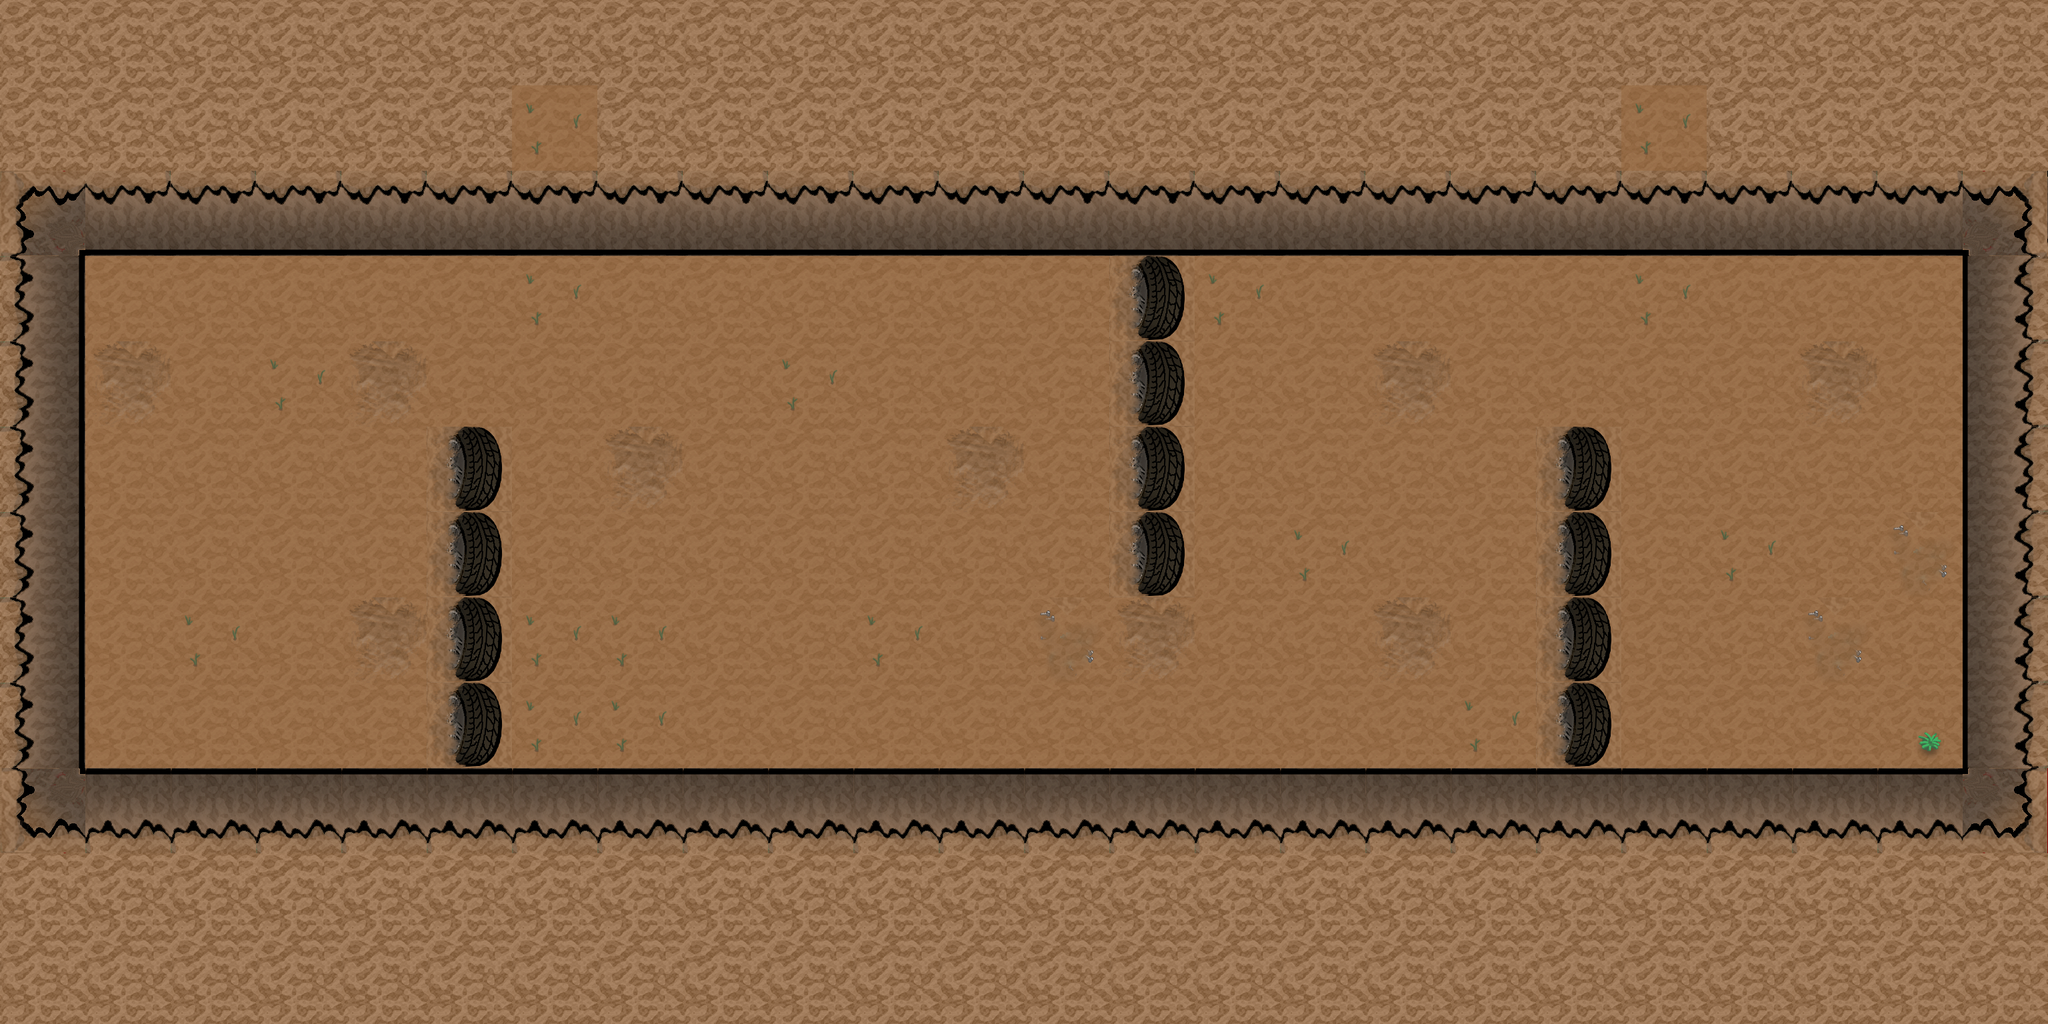

This game map was drawn from its Tiled (.tmx) file and the tilesets committed beside it. A one-line description and the full map source follow:
An orthogonal 24x12 tile map with 128x128 px tiles, 1 tile layer (Capa de Patrones 1) and 6 objects (4x enemigo, bomba).

<map version="1.0" orientation="orthogonal" renderorder="right-down" width="24" height="12" tilewidth="128" tileheight="128" nextobjectid="16">
 <tileset firstgid="1" name="Tileset_zon2" tilewidth="128" tileheight="128" tilecount="36" columns="4">
  <image source="../../Mapa/Tilesets/Tileset_zon2.png" width="512" height="1152" />
 </tileset>
 <layer name="Capa de Patrones 1" width="24" height="12">
  <data encoding="csv">
4,4,4,4,4,4,4,4,4,4,4,4,4,4,4,4,4,4,4,4,4,4,4,4,
4,4,4,4,4,4,11,4,4,4,4,4,4,4,4,4,4,4,4,11,4,4,4,4,
17,14,14,14,14,14,14,14,14,14,14,14,14,14,14,14,14,14,14,14,14,14,14,18,
13,5,5,5,5,5,11,5,5,5,5,5,5,27,11,5,5,5,5,11,5,5,5,15,
13,7,5,11,7,5,5,5,5,11,5,5,5,27,5,5,7,5,5,5,5,7,5,15,
13,5,5,5,5,27,5,7,5,5,5,7,5,27,5,5,5,5,27,5,5,5,5,15,
13,5,5,5,5,27,5,5,5,5,5,5,5,27,5,11,5,5,27,5,11,5,12,15,
13,5,11,5,7,27,11,11,5,5,11,5,12,7,5,5,7,5,27,5,5,12,5,15,
13,5,5,5,5,27,11,11,5,5,5,5,5,5,5,5,5,11,27,5,5,5,10,15,
20,16,16,16,16,16,16,16,16,16,16,16,16,16,16,16,16,16,16,16,16,16,16,19,
4,4,4,4,4,4,4,4,4,4,4,4,4,4,4,4,4,4,4,4,4,4,4,4,
4,4,4,4,4,4,4,4,4,4,4,4,4,4,4,4,4,4,4,4,4,4,4,4
</data>
 </layer>
 <objectgroup name="Capa de Objetos 1">
  <object id="1" name="Sierra" type="enemigo" x="1808" y="630" width="124" height="120" />
  <object id="7" name="Helice" type="enemigo" x="1296" y="750" width="228" height="160" />
  <object id="11" name="perseguidor" type="enemigo" x="236" y="418" width="124" height="96" />
  <object id="13" name="bomba" type="enemigo" x="948" y="522" width="164" height="156" />
  <object id="14" name="enemigo" type="bomba" x="2672" y="830" width="144" height="144" />
  <object id="15" x="1784" y="1414" width="12" />
 </objectgroup>
</map>
